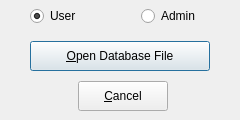
<?xml version="1.0" encoding="UTF-8"?>
<ui version="4.0">
 <class>DBFileLoadDlg</class>
 <widget class="QDialog" name="DBFileLoadDlg">
  <property name="geometry">
   <rect>
    <x>0</x>
    <y>0</y>
    <width>240</width>
    <height>120</height>
   </rect>
  </property>
  <property name="minimumSize">
   <size>
    <width>240</width>
    <height>120</height>
   </size>
  </property>
  <property name="maximumSize">
   <size>
    <width>240</width>
    <height>120</height>
   </size>
  </property>
  <property name="windowTitle">
   <string>Dialog</string>
  </property>
  <widget class="QWidget" name="">
   <property name="geometry">
    <rect>
     <x>30</x>
     <y>-3</y>
     <width>186</width>
     <height>121</height>
    </rect>
   </property>
   <layout class="QVBoxLayout" name="verticalLayout">
    <item>
     <layout class="QHBoxLayout" name="horizontalLayout">
      <item>
       <widget class="QRadioButton" name="userButton">
        <property name="minimumSize">
         <size>
          <width>60</width>
          <height>30</height>
         </size>
        </property>
        <property name="maximumSize">
         <size>
          <width>60</width>
          <height>30</height>
         </size>
        </property>
        <property name="toolTip">
         <string>User switchboard</string>
        </property>
        <property name="text">
         <string>User</string>
        </property>
        <property name="checked">
         <bool>true</bool>
        </property>
       </widget>
      </item>
      <item>
       <spacer name="horizontalSpacer">
        <property name="orientation">
         <enum>Qt::Horizontal</enum>
        </property>
        <property name="sizeHint" stdset="0">
         <size>
          <width>13</width>
          <height>20</height>
         </size>
        </property>
       </spacer>
      </item>
      <item>
       <widget class="QRadioButton" name="adminButton">
        <property name="minimumSize">
         <size>
          <width>75</width>
          <height>30</height>
         </size>
        </property>
        <property name="maximumSize">
         <size>
          <width>75</width>
          <height>30</height>
         </size>
        </property>
        <property name="toolTip">
         <string>Administrator switchboard</string>
        </property>
        <property name="text">
         <string>Admin</string>
        </property>
       </widget>
      </item>
     </layout>
    </item>
    <item>
     <widget class="QPushButton" name="openButton">
      <property name="minimumSize">
       <size>
        <width>180</width>
        <height>30</height>
       </size>
      </property>
      <property name="maximumSize">
       <size>
        <width>180</width>
        <height>30</height>
       </size>
      </property>
      <property name="text">
       <string>&amp;Open Database File</string>
      </property>
     </widget>
    </item>
    <item>
     <layout class="QHBoxLayout" name="horizontalLayout_2">
      <item>
       <spacer name="horizontalSpacer_2">
        <property name="orientation">
         <enum>Qt::Horizontal</enum>
        </property>
        <property name="sizeHint" stdset="0">
         <size>
          <width>40</width>
          <height>20</height>
         </size>
        </property>
       </spacer>
      </item>
      <item>
       <widget class="QPushButton" name="cancelButton">
        <property name="minimumSize">
         <size>
          <width>90</width>
          <height>30</height>
         </size>
        </property>
        <property name="maximumSize">
         <size>
          <width>90</width>
          <height>30</height>
         </size>
        </property>
        <property name="text">
         <string>&amp;Cancel</string>
        </property>
       </widget>
      </item>
      <item>
       <spacer name="horizontalSpacer_3">
        <property name="orientation">
         <enum>Qt::Horizontal</enum>
        </property>
        <property name="sizeHint" stdset="0">
         <size>
          <width>40</width>
          <height>20</height>
         </size>
        </property>
       </spacer>
      </item>
     </layout>
    </item>
   </layout>
  </widget>
 </widget>
 <resources/>
 <connections/>
</ui>
